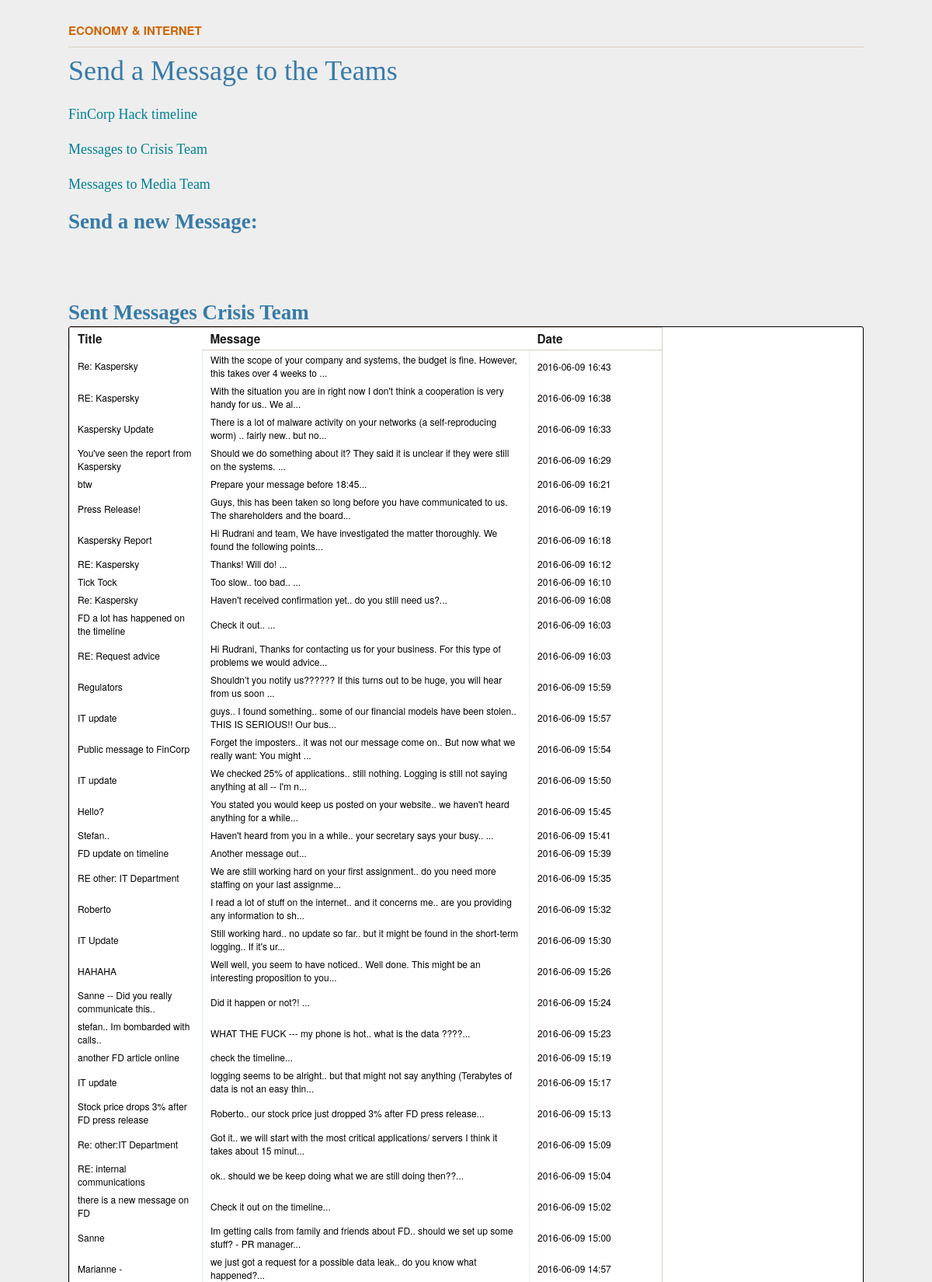
/facilitator_center (upper part), run on the app's committed database.
### tables this page shows
CREATE TABLE messages (message_id INTEGER PRIMARY KEY AUTOINCREMENT, title TEXT NOT NULL, message TEXT NOT NULL, type INTEGER, posted_date DATE, team INTEGER);

### app.py (the view)
@app.route('/facilitator_center')
def facilitatorCenter():
    g.db = connect_db2()
    cur = g.db.execute('select title, message, type, posted_date from messages where team =1 ORDER BY posted_date DESC')
    messages =[dict(title=row[0], message=row[1], type=row[2], date=row[3]) for row in cur.fetchall()]
    cur = g.db.execute('select title, message, type, posted_date from messages where team =2 ORDER BY posted_date DESC')
    media_messages =[dict(title=row[0], message=row[1], type=row[2], date=row[3]) for row in cur.fetchall()]
    g.db.close()
    return render_template('facilitator_center.html', messages = messages, media_messages = media_messages)

### app.py (called while the page is built)
def connect_db2():
    return sqlite3.connect(app.config['DATABASETWO'])

### templates/facilitator_center.html (shortened to what this page needs)
{% extends "template.html" %}
{% block content %}
    <h1>Send a Message to the Teams</h1>
    <p><a href="http://cyberwargame-hdking.c9users.io/timeline" target="_blank">FinCorp Hack timeline</a></p>
    <p><a href="http://cyberwargame-hdking.c9users.io/crisis_center" target="_blank">Messages to Crisis Team</a></p>
    <p><a href="http://cyberwargame-hdking.c9users.io/media_messages" target="_blank">Messages to Media Team</a></p>
    <h2>Send a new Message:</h2>
    <br />
    <br />
    <div class="entries">
        <br>
        <br>
        <h2>Sent Messages Crisis Team</h2>
        <div class="datagrid">
            <table>
                <thead>
                    <tr>
                        <th width="150px"><strong>Title</strong></th>
                        <th width="400px"><strong>Message</strong></th>
                        <th width="150px"><strong>Date</strong></th>
                    </tr>
                </thead>
                {% for message in messages %}
                <tr>
                    <td width="150px"> {{ message.title }}</td>
                    <td width="400px">{{ message.message[0:100] + '...' }}</td>
                    <td width="150px">{{ message.date[0:16] }}</td>
                </tr>
                {% endfor %}
            </table>
        </div>
        <br>
        <br>
    </div>
{% endblock %}

### templates/template.html (shortened to what this page needs)
<!DOCTYPE html>
<html prefix="og: http://ogp.me/ns#" class="article article-page fade-fd-logo hide-fd-logo"><head>
        <link rel="stylesheet" href="{{ url_for('static', filename='css/fd.screen.css') }}">
        <link rel="stylesheet" href="{{ url_for('static', filename='/css/fd.print.css') }}">
        <link rel="stylesheet" href="{{ url_for('static', filename='/css/fd.css') }}">
        <link rel="stylesheet" href="{{ url_for('static', filename='/css/teads-format.css') }}">
        <link rel="stylesheet" href="{{ url_for('static', filename='/css/custom.css') }}">
</head>
<body>
    <div class="centered">
        <section class="main">
        <main>
            <article class="full social-quotable">
        <header>
            <menu>
            <span class="favorite" title="Favoriet" data-key="1091982" data-addurl="/add-favorite" data-deleteurl="/delete-favorite" data-title="Timeline FinCorp. Hack" data-date="9 februari 2015" data-url="#"></span>
            </menu>
            <span class="title">Economy &amp; Internet</span>
        </header>
        {% block content %}
        {% endblock %}
    </article>
        </main>
    </section>
    </div>
</body></html>

### static/css/custom.css (style rules this page uses)
body { font-family: sans-serif; background: #eee; }
a, h1, h2 { color: #377BA8; }
h1, h2 { font-family: 'Georgia', serif; margin: 0; }
h1 { border-bottom: 2px solid #eee; }
h2 { font-size: 1.5em; }
.entries { list-style: none; margin: 0; padding: 0; }
.datagrid table { border-collapse: collapse; text-align: left; widtH; 100% }
.datagrid { background: #fff; overflow: hidden; border: 1px solid #000000; border-radius: 3px; }
.datagrid table td, .datagrid table th { padding: 3px 10px; }
.datagrid table thead th:first-child { border: none; }
.datagrid table tbody td { color: #000000; border-left: 1px solid #E1EEF4; font-size: 12px; font-weight: normal; }

### data on the page
messages: title "Re: Kaspersky", message "With the scope of your company and systems, the budget is fine. However, this takes over 4 weeks to ...", posted_date "2016-06-09 16:43"
messages: title "RE: Kaspersky", message "With the situation you are in right now I don't think a cooperation is very handy for us.. We al...", posted_date "2016-06-09 16:38"
messages: title "Kaspersky Update", message "There is a lot of malware activity on your networks (a self-reproducing worm) .. fairly new.. but no...", posted_date "2016-06-09 16:33"
messages: title "You've seen the report from Kaspersky", message "Should we do something about it? They said it is unclear if they were still on the systems. ...", posted_date "2016-06-09 16:29"
messages: title "btw", message "Prepare your message before 18:45...", posted_date "2016-06-09 16:21"
messages: title "Press Release!", message "Guys, this has been taken so long before you have communicated to us. The shareholders and the board...", posted_date "2016-06-09 16:19"
messages: title "Kaspersky Report", message "Hi Rudrani and team, We have investigated the matter thoroughly. We found the following points...", posted_date "2016-06-09 16:18"
messages: title "RE: Kaspersky", message "Thanks! Will do! ...", posted_date "2016-06-09 16:12"
messages: title "Tick Tock", message "Too slow.. too bad.. ...", posted_date "2016-06-09 16:10"
messages: title "Re: Kaspersky", message "Haven't received confirmation yet.. do you still need us?...", posted_date "2016-06-09 16:08"
messages: title "FD a lot has happened on the timeline", message "Check it out.. ...", posted_date "2016-06-09 16:03"
messages: title "RE: Request advice", message "Hi Rudrani, Thanks for contacting us for your business. For this type of problems we would advice...", posted_date "2016-06-09 16:03"
messages: title "Regulators", message "Shouldn’t you notify us?????? If this turns out to be huge, you will hear from us soon ...", posted_date "2016-06-09 15:59"
messages: title "IT update", message "guys.. I found something.. some of our financial models have been stolen.. THIS IS SERIOUS!! Our bus...", posted_date "2016-06-09 15:57"
messages: title "Public message to FinCorp", message "Forget the imposters.. it was not our message come on.. But now what we really want: You might ...", posted_date "2016-06-09 15:54"
messages: title "IT update", message "We checked 25% of applications.. still nothing. Logging is still not saying anything at all -- I'm n...", posted_date "2016-06-09 15:50"
messages: title "Hello?", message "You stated you would keep us posted on your website.. we haven't heard anything for a while...", posted_date "2016-06-09 15:45"
messages: title "Stefan..", message "Haven't heard from you in a while.. your secretary says your busy.. ...", posted_date "2016-06-09 15:41"
messages: title "FD update on timeline", message "Another message out...", posted_date "2016-06-09 15:39"
messages: title "RE other: IT Department", message "We are still working hard on your first assignment.. do you need more staffing on your last assignme...", posted_date "2016-06-09 15:35"
messages: title "Roberto", message "I read a lot of stuff on the internet.. and it concerns me.. are you providing any information to sh...", posted_date "2016-06-09 15:32"
messages: title "IT Update", message "Still working hard.. no update so far.. but it might be found in the short-term logging.. If it's ur...", posted_date "2016-06-09 15:30"
messages: title "HAHAHA", message "Well well, you seem to have noticed.. Well done. This might be an interesting proposition to you...", posted_date "2016-06-09 15:26"
messages: title "Sanne -- Did you really communicate this..", message "Did it happen or not?! ...", posted_date "2016-06-09 15:24"
messages: title "stefan.. Im bombarded with calls..", message "WHAT THE FUCK --- my phone is hot.. what is the data ????...", posted_date "2016-06-09 15:23"
messages: title "another FD article online", message "check the timeline...", posted_date "2016-06-09 15:19"
messages: title "IT update", message "logging seems to be alright.. but that might not say anything (Terabytes of data is not an easy thin...", posted_date "2016-06-09 15:17"
messages: title "Stock price drops 3% after FD press release", message "Roberto.. our stock price just dropped 3% after FD press release...", posted_date "2016-06-09 15:13"
messages: title "Re: other:IT Department", message "Got it.. we will start with the most critical applications/ servers I think it takes about 15 minut...", posted_date "2016-06-09 15:09"
messages: title "RE: internal communications", message "ok.. should we be keep doing what we are still doing then??...", posted_date "2016-06-09 15:04"
messages: title "there is a new message on FD", message "Check it out on the timeline...", posted_date "2016-06-09 15:02"
messages: title "Sanne", message "Im getting calls from family and friends about FD.. should we set up some stuff? - PR manager...", posted_date "2016-06-09 15:00"
messages: title "Marianne -", message "we just got a request for a possible data leak.. do you know what happened?...", posted_date "2016-06-09 14:57"
